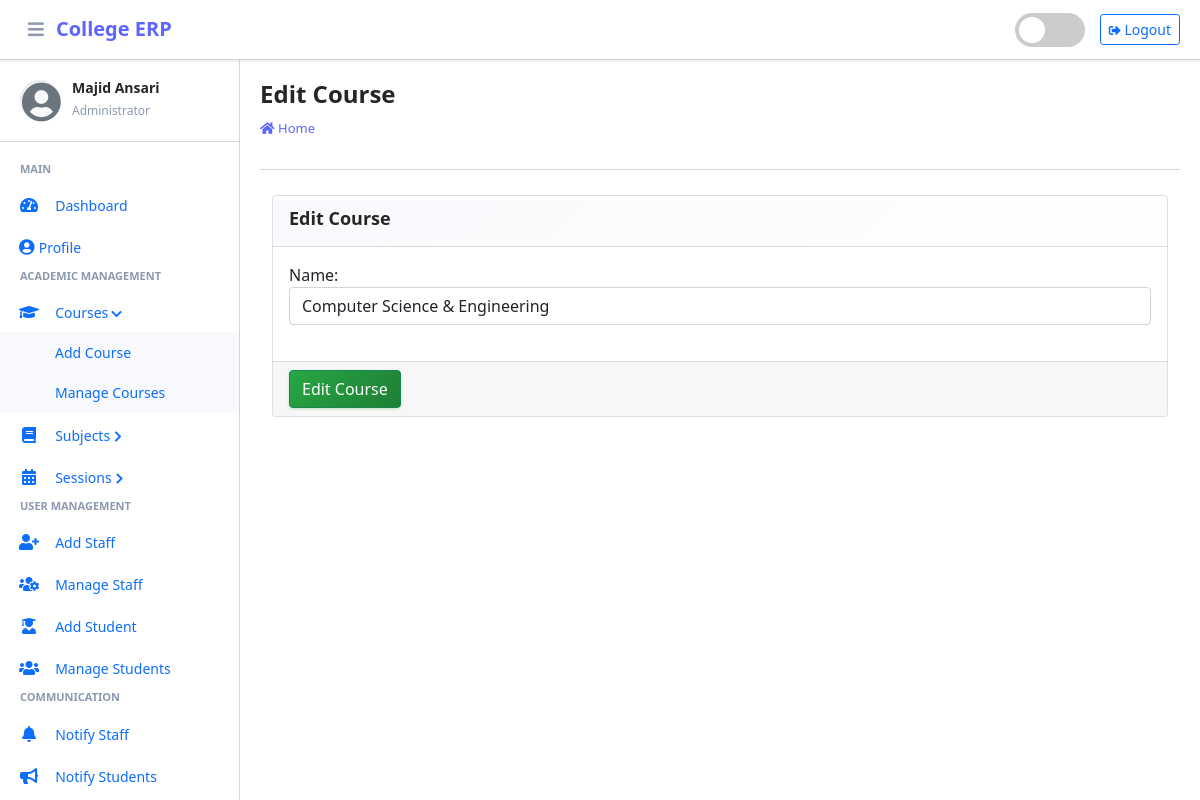
The app's page /course/edit/2 (signed in) with its own data.
### main_app/models.py (models this page shows, shortened)
class CustomUser(AbstractUser):
    USER_TYPE = ((1, "HOD"), (2, "Staff"), (3, "Student"))
    GENDER = [("M", "Male"), ("F", "Female")]
    username = None  # Removed username, using email instead
    email = models.EmailField(unique=True)
    user_type = models.CharField(default=1, choices=USER_TYPE, max_length=1)
    gender = models.CharField(max_length=1, choices=GENDER)
    profile_pic = models.ImageField()
    address = models.TextField()
    fcm_token = models.TextField(default="")  # For firebase notifications
    created_at = models.DateTimeField(auto_now_add=True)
    updated_at = models.DateTimeField(auto_now=True)
    USERNAME_FIELD = "email"
    REQUIRED_FIELDS = []
    objects = CustomUserManager()

class Course(models.Model):
    name = models.CharField(max_length=120)
    created_at = models.DateTimeField(auto_now_add=True)
    updated_at = models.DateTimeField(auto_now=True)

### main_app/hod_views.py (the view, shortened to what this page needs)
def edit_course(request, course_id):
    instance = get_object_or_404(Course, id=course_id)
    form = CourseForm(request.POST or None, instance=instance)
    context = {
        'form': form,
        'course_id': course_id,
        'page_title': 'Edit Course'
    }
    return render(request, 'hod_template/edit_course_template.html', context)

### main_app/forms.py
class CourseForm(FormSettings):
    def __init__(self, *args, **kwargs):
        super(CourseForm, self).__init__(*args, **kwargs)
    class Meta:
        fields = ['name']
        model = Course

### main_app/templates/hod_template/edit_course_template.html
{% extends 'main_app/base.html' %}
{% load static %}
{% block page_title %}{{page_title}}{% endblock page_title %}
{% block content %}
<section class="content">
    <div class="container-fluid">
        <div class="row">
            <div class="col-md-12">
                <div class="card card-dark">
                    <div class="card-header">
                        <h3 class="card-title">{{page_title}}</h3>
                    </div>
                    {% include "main_app/form_template.html" with messages=messages  form=form button_text="Edit Course"%}
                </div>
            </div>
        </div>
    </div>
</section>
{% endblock content %}

### main_app/templates/main_app/erpnext_sidebar.html (shortened to what this page needs)
{% load static %}
<div class="sidebar-header">
    <div class="sidebar-user">
        <i class="fas fa-user-circle sidebar-default-avatar" id="default-avatar" style="display: none;"></i>
        <div class="sidebar-user-info">
            <h6>{{ user.get_full_name|default:user.username }}</h6>
            <small>
                {% if user.user_type == '1' %}
                    Administrator
                {% elif user.user_type == '2' %}
                    Staff Member
                {% else %}
                    Student
                {% endif %}
            </small>
        </div>
    </div>
</div>
<div class="nav-section">
    {% if user.user_type == '1' %}
        <h6 class="nav-section-title">Main</h6>
        <div class="nav-item">
            {% url 'admin_home' as admin_home %}
            <a href="{{ admin_home }}" class="nav-link {% if admin_home == request.path %}active{% endif %}">
                <i class="nav-icon fas fa-tachometer-alt"></i>
                <span class="nav-text">Dashboard</span>
            </a>
        </div>
        <div class="nav-item">
            {% url 'admin_view_profile' as admin_view_profile %}
            <a href="{{ admin_view_profile }}" class="nav-link {% if admin_view_profile == request.path %}active{% endif %}">
                <i class="fas fa-user-circle"></i>
                <span class="nav-text">Profile</span>
            </a>
        </div>
        <h6 class="nav-section-title">Academic Management</h6>
        <div class="nav-item has-submenu {% if 'course' in request.path %}open{% endif %}">
            <a href="#" class="nav-link">
                <i class="nav-icon fas fa-graduation-cap"></i>
                <span class="nav-text">Courses</span>
                <i class="nav-arrow fas fa-chevron-right"></i>
            </a>
            <div class="nav-submenu">
                <div class="nav-item">
                    {% url 'add_course' as add_course %}
                    <a href="{{ add_course }}" class="nav-link {% if add_course == request.path %}active{% endif %}">
                        <span class="nav-text">Add Course</span>
                    </a>
                </div>
                <div class="nav-item">
                    {% url 'manage_course' as manage_course %}
                    <a href="{{ manage_course }}" class="nav-link {% if manage_course == request.path or 'edit_course' in request.path %}active{% endif %}">
                        <span class="nav-text">Manage Courses</span>
                    </a>
                </div>
            </div>
        </div>
        <div class="nav-item has-submenu {% if 'subject' in request.path %}open{% endif %}">
            <a href="#" class="nav-link">
                <i class="nav-icon fas fa-book"></i>
                <span class="nav-text">Subjects</span>
                <i class="nav-arrow fas fa-chevron-right"></i>
            </a>
        </div>
        <div class="nav-item has-submenu {% if 'session' in request.path %}open{% endif %}">
            <a href="#" class="nav-link">
                <i class="nav-icon fas fa-calendar-alt"></i>
                <span class="nav-text">Sessions</span>
                <i class="nav-arrow fas fa-chevron-right"></i>
            </a>
        </div>
        <h6 class="nav-section-title">User Management</h6>
        <div class="nav-item">
            {% url 'add_staff' as add_staff %}
            <a href="{{ add_staff }}" class="nav-link {% if add_staff == request.path %}active{% endif %}">
                <i class="nav-icon fas fa-user-plus"></i>
                <span class="nav-text">Add Staff</span>
            </a>
        </div>
        <div class="nav-item">
            {% url 'manage_staff' as manage_staff %}
            <a href="{{ manage_staff }}" class="nav-link {% if manage_staff == request.path or 'edit_staff' in request.path %}active{% endif %}">
                <i class="nav-icon fas fa-users-cog"></i>
                <span class="nav-text">Manage Staff</span>
            </a>
        </div>
        <div class="nav-item">
            {% url 'add_student' as add_student %}
            <a href="{{ add_student }}" class="nav-link {% if add_student == request.path %}active{% endif %}">
                <i class="nav-icon fas fa-user-graduate"></i>
                <span class="nav-text">Add Student</span>
            </a>
        </div>
        <div class="nav-item">
            {% url 'manage_student' as manage_student %}
            <a href="{{ manage_student }}" class="nav-link {% if manage_student == request.path or 'edit_student' in request.path %}active{% endif %}">
                <i class="nav-icon fas fa-users"></i>
                <span class="nav-text">Manage Students</span>
            </a>
        </div>
        <h6 class="nav-section-title">Communication</h6>
        <div class="nav-item">
            {% url 'admin_notify_staff' as admin_notify_staff %}
            <a href="{{ admin_notify_staff }}" class="nav-link {% if admin_notify_staff == request.path %}active{% endif %}">
                <i class="nav-icon fas fa-bell"></i>
                <span class="nav-text">Notify Staff</span>
            </a>
        </div>
        <div class="nav-item">
            {% url 'admin_notify_student' as admin_notify_student %}
            <a href="{{ admin_notify_student }}" class="nav-link {% if admin_notify_student == request.path %}active{% endif %}">
                <i class="nav-icon fas fa-bullhorn"></i>
                <span class="nav-text">Notify Students</span>
            </a>
        </div>
    {% endif %}
</div>

### main_app/templates/main_app/form_template.html (shortened to what this page needs)
<form role="form" method="POST" enctype="multipart/form-data">
    <div class="card-body">
        {% for field in form  %}
        <div class="form-group">
            {{field.label_tag}}
            {{field}}
        </div>
        {% endfor %}
    </div>
    <div class="card-footer">
        <button type="submit" class="btn btn-success btn-block">
            {% if button_text %}
            {{button_text}}
            {% else %}
            Submit
            {% endif %}
        </button>
    </div>
</form>

### records on screen
CustomUser: get_full_name "Majid Ansari"
Course: form "Computer Science & Engineering"

### other values on screen
{{ page_title }} "Edit Course"
{{ field.label_tag }} "Name:"
{{ button_text }} "Edit Course"
